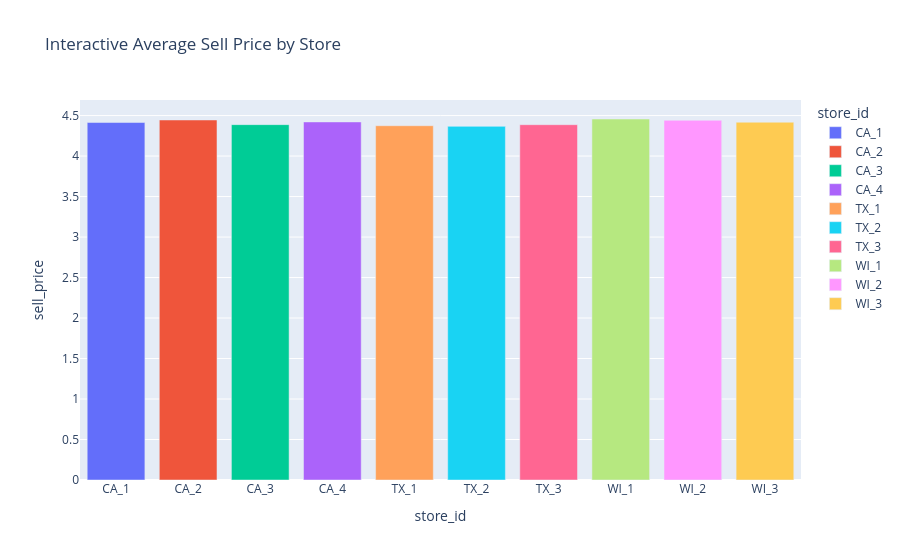

Notebook code cell kept with this figure:
### Code cell
fig, ax = plt.subplots(figsize=(16, 4))
sns.barplot(data=price_by_store, x="store_id", y="sell_price", ax=ax, palette="viridis")
ax.set_title("Average Sell Price by Store")
ax.set_xlabel("Store")
ax.set_ylabel("Average Price")
plt.tight_layout()
plt.show()

px.bar(
    price_by_store,
    x = price_by_store["store_id"],
    y = price_by_store["sell_price"],
    title = "Interactive Average Sell Price by Store",
    color = price_by_store["store_id"],
    color_continuous_scale = "Viridis"
).show()

### Figure 1 — Plotly figure (JSON) as saved in the notebook; plotly's stock layout.template omitted (floating-point values rounded to 4 significant figures)
{"data": [{"hovertemplate": "store_id=%{x}<br>sell_price=%{y}<extra></extra>", "legendgroup": "CA_1", "marker": {"color": "#636efa", "pattern": {"shape": ""}}, "name": "CA_1", "orientation": "v", "showlegend": true, "textposition": "auto", "type": "bar", "x": ["CA_1"], "xaxis": "x", "y": [4.414], "yaxis": "y"}, {"hovertemplate": "store_id=%{x}<br>sell_price=%{y}<extra></extra>", "legendgroup": "CA_2", "marker": {"color": "#EF553B", "pattern": {"shape": ""}}, "name": "CA_2", "orientation": "v", "showlegend": true, "textposition": "auto", "type": "bar", "x": ["CA_2"], "xaxis": "x", "y": [4.446], "yaxis": "y"}, {"hovertemplate": "store_id=%{x}<br>sell_price=%{y}<extra></extra>", "legendgroup": "CA_3", "marker": {"color": "#00cc96", "pattern": {"shape": ""}}, "name": "CA_3", "orientation": "v", "showlegend": true, "textposition": "auto", "type": "bar", "x": ["CA_3"], "xaxis": "x", "y": [4.388], "yaxis": "y"}, {"hovertemplate": "store_id=%{x}<br>sell_price=%{y}<extra></extra>", "legendgroup": "CA_4", "marker": {"color": "#ab63fa", "pattern": {"shape": ""}}, "name": "CA_4", "orientation": "v", "showlegend": true, "textposition": "auto", "type": "bar", "x": ["CA_4"], "xaxis": "x", "y": [4.422], "yaxis": "y"}, {"hovertemplate": "store_id=%{x}<br>sell_price=%{y}<extra></extra>", "legendgroup": "TX_1", "marker": {"color": "#FFA15A", "pattern": {"shape": ""}}, "name": "TX_1", "orientation": "v", "showlegend": true, "textposition": "auto", "type": "bar", "x": ["TX_1"], "xaxis": "x", "y": [4.375], "yaxis": "y"}, {"hovertemplate": "store_id=%{x}<br>sell_price=%{y}<extra></extra>", "legendgroup": "TX_2", "marker": {"color": "#19d3f3", "pattern": {"shape": ""}}, "name": "TX_2", "orientation": "v", "showlegend": true, "textposition": "auto", "type": "bar", "x": ["TX_2"], "xaxis": "x", "y": [4.367], "yaxis": "y"}, {"hovertemplate": "store_id=%{x}<br>sell_price=%{y}<extra></extra>", "legendgroup": "TX_3", "marker": {"color": "#FF6692", "pattern": {"shape": ""}}, "name": "TX_3", "orientation": "v", "showlegend": true, "textposition": "auto", "type": "bar", "x": ["TX_3"], "xaxis": "x", "y": [4.387], "yaxis": "y"}, {"hovertemplate": "store_id=%{x}<br>sell_price=%{y}<extra></extra>", "legendgroup": "WI_1", "marker": {"color": "#B6E880", "pattern": {"shape": ""}}, "name": "WI_1", "orientation": "v", "showlegend": true, "textposition": "auto", "type": "bar", "x": ["WI_1"], "xaxis": "x", "y": [4.458], "yaxis": "y"}, {"hovertemplate": "store_id=%{x}<br>sell_price=%{y}<extra></extra>", "legendgroup": "WI_2", "marker": {"color": "#FF97FF", "pattern": {"shape": ""}}, "name": "WI_2", "orientation": "v", "showlegend": true, "textposition": "auto", "type": "bar", "x": ["WI_2"], "xaxis": "x", "y": [4.442], "yaxis": "y"}, {"hovertemplate": "store_id=%{x}<br>sell_price=%{y}<extra></extra>", "legendgroup": "WI_3", "marker": {"color": "#FECB52", "pattern": {"shape": ""}}, "name": "WI_3", "orientation": "v", "showlegend": true, "textposition": "auto", "type": "bar", "x": ["WI_3"], "xaxis": "x", "y": [4.418], "yaxis": "y"}], "layout": {"barmode": "relative", "legend": {"title": {"text": "store_id"}, "tracegroupgap": 0}, "title": {"text": "Interactive Average Sell Price by Store"}, "xaxis": {"anchor": "y", "categoryarray": ["CA_1", "CA_2", "CA_3", "CA_4", "TX_1", "TX_2", "TX_3", "WI_1", "WI_2", "WI_3"], "categoryorder": "array", "domain": [0, 1], "title": {"text": "store_id"}}, "yaxis": {"anchor": "x", "domain": [0, 1], "title": {"text": "sell_price"}}}}
